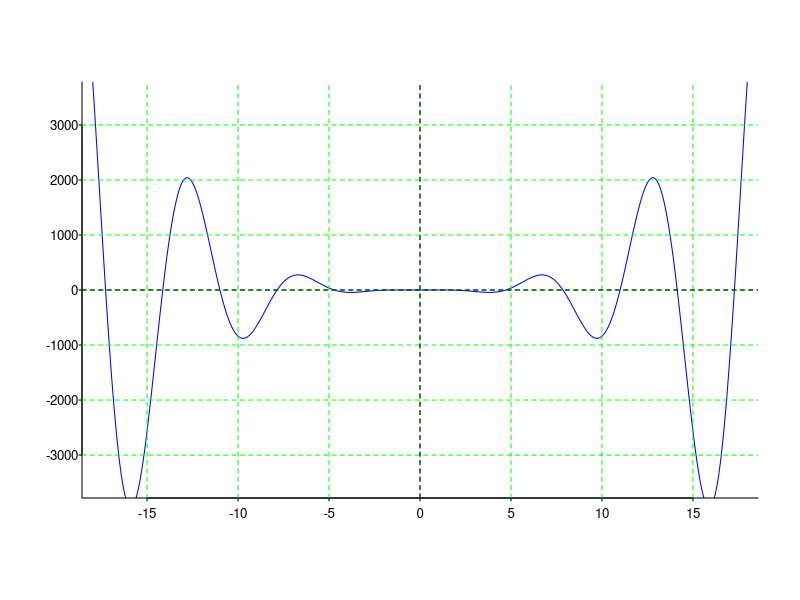

Source code (R):
## ---- chunk 1
rm(list=ls())

t <- seq(-20,20,by=.01)
x <- t
y<-  x^2*abs(x)*cos(x)

plot(x, y, xlab="", ylab="",type="l", pch=23, col="blue", bg="green", bty="l", tcl=-0.15, main="", las=1,cex=0.3, cex.axis=0.8,cex.lab=0.9,mgp=c(1.4,0.2,0.0),xlim = c(-17.2,17.2),ylim = c(-3500.2,3500.2))  #yaxt="n", xaxt="n", estos 

# CONSTRUCCION DEL SISTEMA DE COORDENADSAS RECTAGULARES
# Cuadriculamos el sistema de coordenadas
grid(lty=2,col="green")
abline(h=0,v=0,lty=2)
